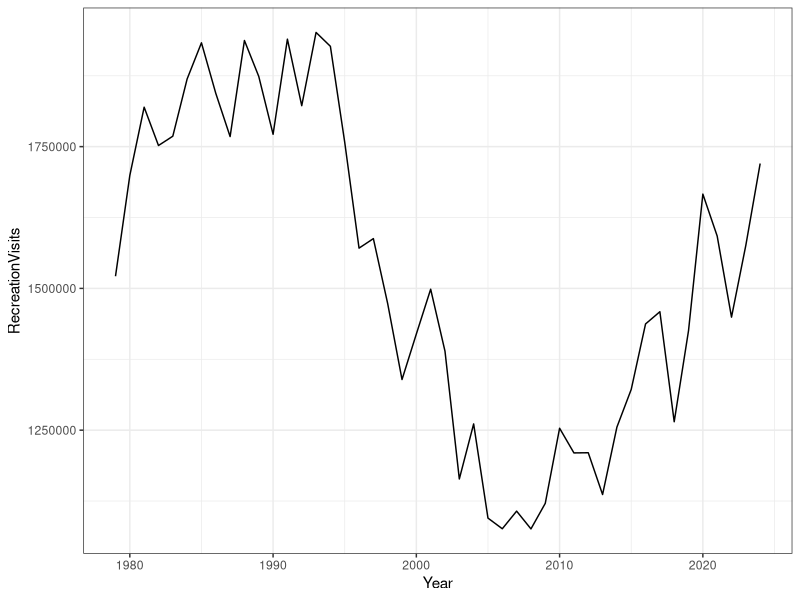

Recreate this plot in R.
library(tidyverse)

npv <- read_csv("data_raw/US-National-Parks_RecreationVisits_1979-2024.csv")
View(npv)

# Currently in clean format

# Average visits per year
avg_visits <- npv |>
  summarise(avg_visits = mean(RecreationVisits),
            .by = ParkName) |>
  arrange(desc(avg_visits))
View(avg_visits)

npv |>
  filter(ParkName == "Shenandoah NP") |>
  ggplot(aes(x = Year, y = RecreationVisits, group = ParkName)) +
  geom_line() +
  theme_bw()


# Separate location and visitation data into separate tables

national_parks <- npv |>
  select(ParkName, Region, State) |>
  distinct(ParkName, .keep_all = TRUE)
View(national_parks)

visits <- npv |>
  select(ParkName, Year, RecreationVisits)
view(visits)


# Transform visit data to long format
visits_wide <- visits |>
  pivot_wider(names_from = Year,
              values_from = RecreationVisits)
View(visits_wide)

# Return to long

visits_long <- visits_wide |>
  pivot_longer(cols = !ParkName,
               names_to = "Year",
               values_to = "RecreationVisits")
View(visits_long)

# Rejoin visit and location data
npv_construct <- visits_long |>
  left_join(national_parks, by = "ParkName") |>
  filter(!is.na(RecreationVisits))
View(npv_construct)
